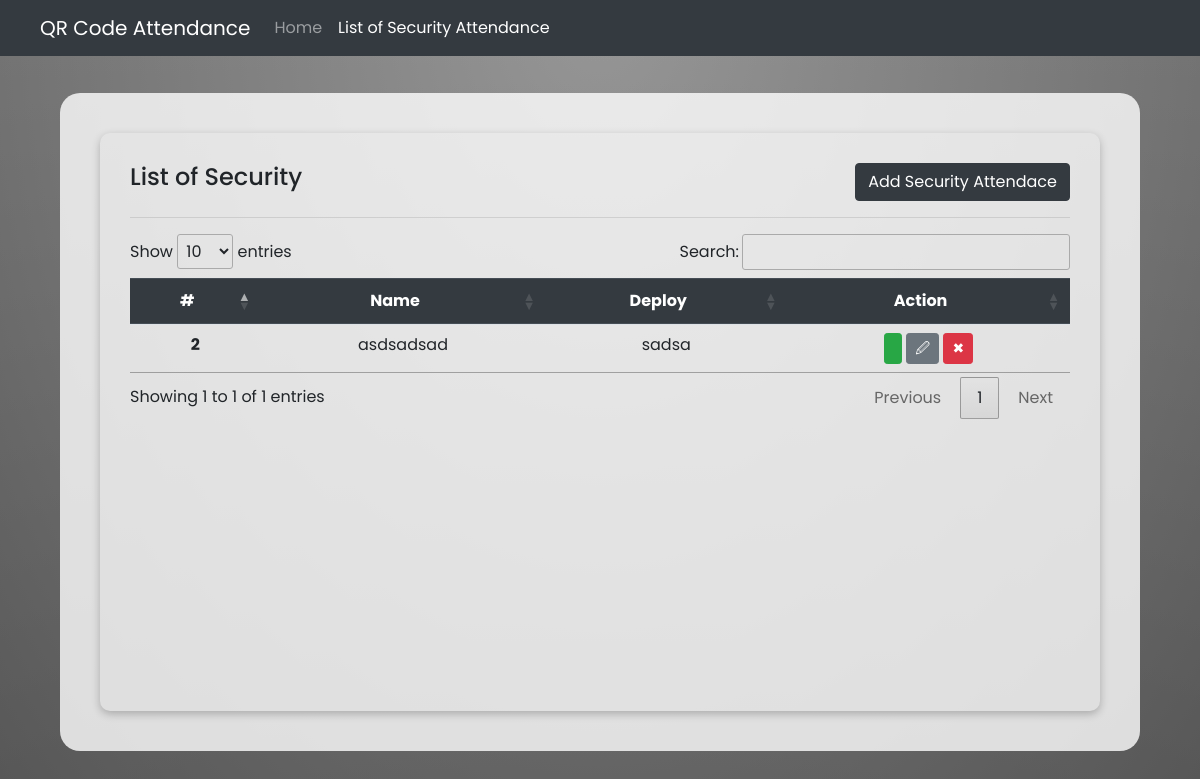
The page /masterlist.php on the database its author committed.
### tables this page shows
CREATE TABLE `tbl_student` (
  `tbl_student_id` int(11) NOT NULL,
  `student_name` varchar(255) NOT NULL,
  `course_section` varchar(255) NOT NULL,
  `generated_code` varchar(255) NOT NULL
);

### masterlist.php (the view, shortened to what this page needs)
<!DOCTYPE html>
<html lang="en">
<head>
    <link rel="stylesheet" href="https://cdn.jsdelivr.net/npm/bootstrap@4.6.2/dist/css/bootstrap.min.css">
    <link rel="stylesheet" href="https://cdn.datatables.net/1.13.7/css/jquery.dataTables.css" />
</head>
<body>
    <nav class="navbar navbar-expand-lg navbar-dark bg-dark">
        <a class="navbar-brand ml-4" href="#">QR Code Attendance</a>
        <div class="collapse navbar-collapse" id="navbarSupportedContent">
            <ul class="navbar-nav mr-auto">
                <li class="nav-item">
                    <a class="nav-link" href="./index.php">Home <span class="sr-only">(current)</span></a>
                </li>
                <li class="nav-item active">
                    <a class="nav-link" href="./masterlist.php">List of Security Attendance</a>
                </li>
            </ul>
        </div>
    </nav>
    <div class="main">
        <div class="student-container">
            <div class="student-list">
                <div class="title">
                    <h4>List of Security</h4>
                    <button class="btn btn-dark" data-toggle="modal" data-target="#addStudentModal">Add Security Attendace</button>
                </div>
                <hr>
                <div class="table-container table-responsive">
                    <table class="table text-center table-sm" id="studentTable">
                        <thead class="thead-dark">
                            <tr>
                                <th scope="col">#</th>
                                <th scope="col">Name</th>
                                <th scope="col">Deploy</th>
                                <th scope="col">Action</th>
                            </tr>
                        </thead>
                        <tbody>
                            <?php
                                $servername = "localhost";
                                $username = "root";
                                $password = "";
                                $dbname = "qr_attendance_db";
                                try {
                                    $conn = new PDO("mysql:host=$servername;dbname=$dbname", $username, $password);
                                    $conn->setAttribute(PDO::ATTR_ERRMODE, PDO::ERRMODE_EXCEPTION);
                                } catch(PDOException $e) {
                                    echo "Connection failed: " . $e->getMessage();
                                }
                                $stmt = $conn->prepare("SELECT * FROM tbl_student");
                                $stmt->execute();
                                $result = $stmt->fetchAll();
                                foreach ($result as $row) {
                                    $studentID = $row["tbl_student_id"];
                                    $studentName = $row["student_name"];
                                    $studentCourse = $row["course_section"];
                                }
                                ?>
                                <tr>
                                    <th scope="row" id="studentID-<?= $studentID ?>"><?= $studentID ?></th>
                                    <td id="studentName-<?= $studentID ?>"><?= $studentName ?></td>
                                    <td id="studentCourse-<?= $studentID ?>"><?= $studentCourse ?></td>
                                    <td>
                                        <div class="action-button">
                                            <button class="btn btn-success btn-sm" data-toggle="modal" data-target="#qrCodeModal<?= $studentID ?>"></button>
                                            <button class="btn btn-secondary btn-sm" onclick="updateStudent(<?= $studentID ?>)">&#128393;</button>
                                            <button class="btn btn-danger btn-sm" onclick="deleteStudent(<?= $studentID ?>)">&#10006;</button>
                                        </div>
                                    </td>
                                </tr>
                        </tbody>
                    </table>
                </div>
            </div>
        </div>
    </div>
</body>
</html>

### masterlist.php (style rules this page uses)
* { margin: 0; padding: 0; font-family: 'Poppins', sans-serif; }
body { background: linear-gradient(to bottom, rgba(255,255,255,0.15) 0%, rgba(0,0,0,0.15) 100%), radial-gradient(at top center, rgba(255,255,255,0.40) 0%, rgba(0,0,0,0.40) 120%) #989898; background-blend-mode: multiply,multiply; background-attachment: fixed; background-repeat: no-repeat; background-size: cover; }
.main { display: flex; justify-content: center; align-items: center; height: 91.5vh; }
.student-container { height: 90%; width: 90%; border-radius: 20px; padding: 40px; background-color: rgba(255, 255, 255, 0.8); }
.student-container > div { box-shadow: rgba(0, 0, 0, 0.24) 0px 3px 8px; border-radius: 10px; padding: 30px; height: 100%; }
.title { display: flex; justify-content: space-between; align-items: center; }
table.dataTable thead > tr > th.sorting, table.dataTable thead > tr > th.sorting_asc, table.dataTable thead > tr > th.sorting_desc, table.dataTable thead > tr > th.sorting_asc_disabled, table.dataTable thead > tr > th.sorting_desc_disabled, table.dataTable thead > tr > td.sorting, table.dataTable thead > tr > td.sorting_asc, table.dataTable thead > tr > td.sorting_desc, table.dataTable thead > tr > td.sorting_asc_disabled, table.dataTable thead > tr > td.sorting_desc_disabled { text-align: center; }

### rows shown on the page
tbl_student: tbl_student_id "2", student_name "asdsadsad", course_section "sadsa"
